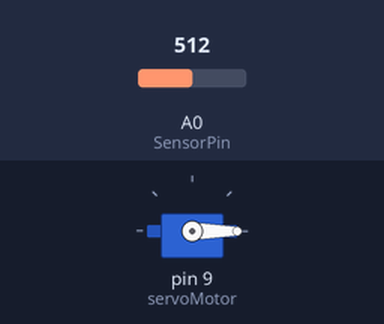
The sketch below on a simulated Arduino Uno, built with avr-gcc and run on an emulated ATmega328P. Parts: servo. Inputs (shaded band) come from the test bench; at power-on: A0 (SensorPin) = 512. What the sketch prints to the serial monitor is not drawn.

Above: at 1.2 s.
1.3 s: A0 (SensorPin) set to 478
2.8 s: A0 (SensorPin) set to 443
At 3.6 s:
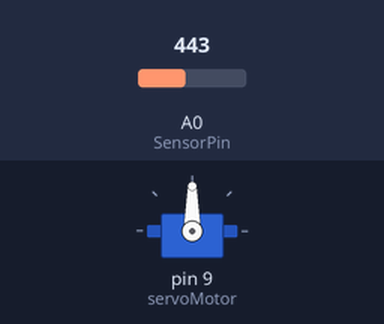
4.3 s: A0 (SensorPin) set to 470
At 4.7 s:
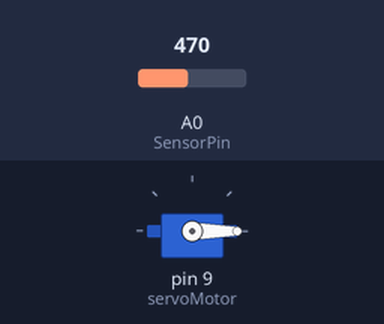
5.8 s: A0 (SensorPin) set to 450
At 7.1 s:
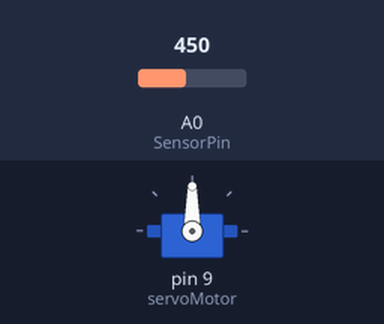
Timing chart, 0 to 8.3 s (numbered marks = the images above; inputs shaded):
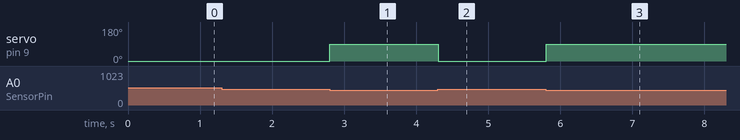

Measured:
- the behaviour switches between 460 and 459 on A0 (SensorPin) (found by bisection; images 0 and 1)
- after the input at 1.3 s, every drawn part: stays the same
- after the input at 2.8 s, servo on pin 9 (servoMotor): 0° → 90° at once
- after the input at 4.3 s, servo on pin 9 (servoMotor): 90° → 0° at once
- after the input at 5.8 s, servo on pin 9 (servoMotor): 0° → 90° at once

The sketch:

code1.ino
```cpp
#include <Servo.h>

 int SensorPin = A0;

Servo servoMotor;

void setup() {

  Serial.begin(9600);

    servoMotor.attach(9);
    pinMode(9,OUTPUT);
    Serial.begin(9600);
}

void loop() {
  int humedad = analogRead(SensorPin);
    Serial.print(humedad);
if(humedad>=460)
{
      digitalWrite(9,LOW);
      servoMotor.write(0);

}
else
{
      digitalWrite(9,HIGH);
      servoMotor.write(90);
}
}
```
